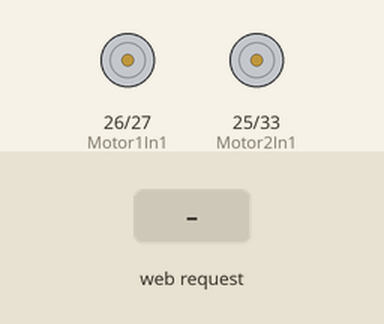
Recording of a program running on a simulated ESP32 board running MicroPython. On the bench: motor-driver pin pairs drawn as motors (green arrow = first pin HIGH = forward, orange = second pin HIGH = backward, longer = more drive, scaled by the enable pin). Inputs (shaded band) come from the test bench. WiFi joins after 1.5 s; what the program prints to the serial console is not drawn.

Above: at 3.2 s.
3.3 s: HTTP request GET /api/forward received
At 4.5 s:
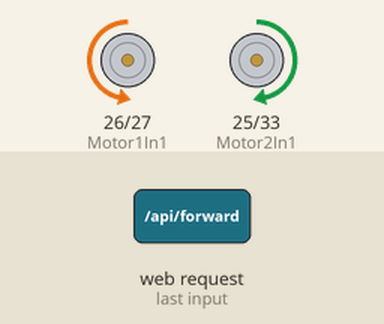
4.8 s: HTTP request GET /api/backward received
At 5.6 s:
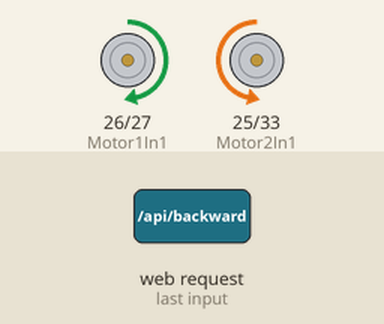
6.3 s: HTTP request GET /api/left received
At 6.7 s:
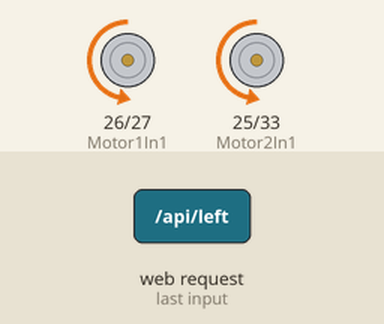
7.8 s: HTTP request GET /api/right received
At 9.1 s:
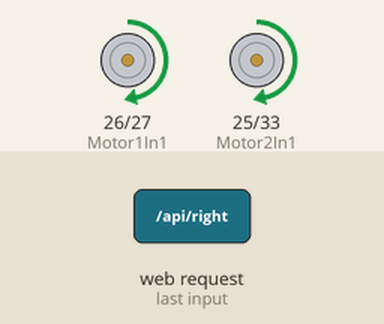
Timing chart, 0 to 10.3 s (numbered marks = the images above; inputs shaded):
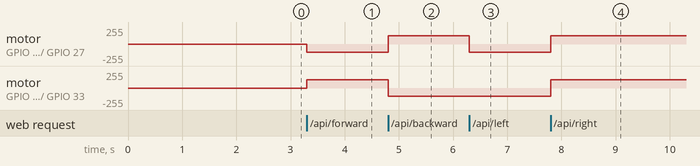

Measured:
- after the input at 3.3 s, motor on GPIO 26 (Motor1In1) / GPIO 27 (Motor1In2): stopped → backward 125/255 at once; motor on GPIO 25 (Motor2In1) / GPIO 33 (Motor2In2): stopped → forward 125/255 at once
- after the input at 4.8 s, motor on GPIO 26 (Motor1In1) / GPIO 27 (Motor1In2): backward 125/255 → forward 125/255 at once; motor on GPIO 25 (Motor2In1) / GPIO 33 (Motor2In2): forward 125/255 → backward 125/255 at once
- after the input at 6.3 s, motor on GPIO 26 (Motor1In1) / GPIO 27 (Motor1In2): forward 125/255 → backward 125/255 at once
- after the input at 7.8 s, motor on GPIO 26 (Motor1In1) / GPIO 27 (Motor1In2), motor on GPIO 25 (Motor2In1) / GPIO 33 (Motor2In2): backward 125/255 → forward 125/255 at once

The program:

go_with_cam.py
```python
import time, socket, network
import machine
from robot_server.config import SSID, PASSWORD
from robot_server.server import start_server

#from robot_server.vision import cam_esp32 as cam
#from robot_server.vision import cam_ip as cam
try:
    import camera
    camera.deinit() # Call this function to make sure camera does not have pre-run garbage
    esp32cam = True
except Exception as e:
     print(' 🛠 Skiping ESP32 Camera setup')
     esp32cam = False
# Change these settings for you specific Wifi
#SSID = 'Guest Slow'
#PASSWORD = 'FleursEtJardin'

cam = None
# Setup Camera - 5 retries or fail
if esp32cam:
    for i in range(5):
        cam = camera.init()

        print(f"📷 Camera ready?: {cam}")
        if cam:
            print("📷 Camera initialized.")
            break
        else:
            time.sleep(2)    # Retry camera.init() in 2 seconds
    if not cam:
        print("📷 Camera setup failed")

    # Camera setup was succesful if cam is True
    if cam:
        camera.framesize(10)     # frame size 800X600 (1.33 espect ratio)
        camera.contrast(2)       # increase contrast
        camera.speffect(2)       # jpeg grayscale

#Connect to network
wifi = network.WLAN(network.STA_IF)
wifi.active(True)
wifi.connect(SSID, PASSWORD)
print('📡 Connecting to Wi-Fi...')
while not wifi.isconnected():
    time.sleep(1)
print(f'⚡ Connected, try: http://{wifi.ifconfig()[0]}:80/')

if cam:
    start_server()
else:
    start_server()
    print(' 🌐 Server started without an ESP32 Camera')

if esp32cam:
    camera.deinit()

machine.reset()
```

config.py
```python
# Change these settings for you specific Wifi
SSID = 'Guest Slow'
PASSWORD = 'FleursEtJardin'
HOSTNAME = 'robot-ctrl'
#SSID = 'Mon Reseau Local'
#PASSWORD = 'maclefcryptee'
```

server.py
```python
import socket
import os
import gc
import time

routes = {}

def route(path):
    def decorator(func):
        routes[path] = func
        return func
    return decorator

# --- TEMPLATE ENGINE (very basic) ---
def render_template(filename, context=None):
    context = context or {}   # If context is None, then not variables are passed to the html page

    try:
        base_dir = "/".join(__file__.split("/")[:-1])
        template_path = "/".join([base_dir, "templates", filename])
        styles_file = "/".join([base_dir, "static", "styles.css"])

        with open(template_path, "r") as f:
            content = f.read()

        with open(styles_file, "r") as f:
            styles = f.read()

        # Special replace for static files in the HTML Template - use {{{ static_styles }}}
        content = content.replace("{{{ static_styles }}}", styles)

        # Loop through contect dictionary to replace all context variable from the HTML template with the str(value) of the key context
        for key, value in context.items():
            content = content.replace("{{ " + key + " }}", str(value))

        return content

    except Exception as e:
        # TODO: Improve response to be a valide HTML File
        return "<h1>Template Error: {}</h1>".format(e)


# --- WEB SERVER LOOP ---
def start_server(port=80):
    from . import routes as route_defs  # Triggers registration of all defined routes
    addr = socket.getaddrinfo('0.0.0.0', port)[0][-1]

    s = socket.socket()
    s.bind(addr)
    s.listen(1)

    server_on = True
    while server_on:
        cl, addr = s.accept()
        print(' 🌐 Client connected from', addr)
        try:
            request = cl.recv(1024)
            request = request.decode('utf-8')
        except Exception as e:
            print(" 🛑 Error: ",e)

        path = "/"
        try:
            line = request.split("\r\n")[0]
            path = line.split(" ")[1]
            path = path.split("?")[0]    # QUESTION: Do we need get parameters?
            print(f" 🛠 Debug path received: {path}")
        except:
            pass # Defaults to /

        if path in routes:
            http_response = routes[path]()  # Call the route handler to get the response (raw data or Header+Body HTTP response)
            cl.sendall(http_response)
        #else:
            #if path == '/exit':
            #    # BYpass the routes feature -> Return control back to web_server calling function
            #    server_on = False
            #    print(" ⛔ Shuting down server")
            #    cl.send("HTTP/1.1 503 Service Unavailable\r\n\r\n <p>&nbsp;&nbsp;</p>Error 503 - Robot controller was shutdown or is unavailable.")
        else:
            print(" 🛑 Error 404 - Page not found")
            cl.send("HTTP/1.1 404 Not Found\r\n\r\n <p>&nbsp;&nbsp;</p>Error 404 - Page Not Found")

        cl.close()    # Flush connection
        del cl        # Freeup memory
        gc.collect()  # Manually launch garbage collection
```

routes.py
```python
from .server import route, render_template
from . import wheels
# import time
import json
# import ubinascii
# import gc

#### Common header for most HTML responses ####
def header_200():
    header  = "HTTP/1.1 200 OK\r\n"
    header += "Content-Type: text/html\r\n"
    header += "Connection: close\r\n"
    header += "\r\n"
    return header

def header_jpeg(payload_size):
    header  = f"HTTP/1.1 200 OK\r\n"
    header += f"Content-Type: image/jpeg\r\n"
    header += f"Content-Length: {payload_size}\r\n"
    header += f"Connection: close\r\n"
    header += f"\r\n"
    # If calling function sends back raw byte image data, must be converted to bytes using .encode()
    return header

def header_json(payload_size):
    header  = f"HTTP/1.1 200 OK\r\n"
    header += f"Content-Type: application/json\r\n"
    header += f"Content-Length: {payload_size}\r\n"
    header += f"Connection: close\r\n"
    header += f"\r\n"

    return header


@route("/")
def index():
    context = {
        "title": "ESP32 Home",
        "heading": "BROTHERS Robot Controller!",
        "message": "Served by a MicroPython ESP32 web server."
    }

    http_header = header_200()
    return http_header + render_template("home.html", context)


#@route("/drive")
#def drive():
#    context = {
#        "title": "ESP32 Drive",
#        "heading": "BROTHERS Robot Controller",
#        "message": "_"
#    }
#    http_header = header_200()
#    return http_header + render_template("drive.html", context)


def default_api_response(msg):
    json_response = {
        "status": "success",
        "code": 200,
        "msg": msg
    }

    payload = json.dumps(json_response)
    http_header = header_json(len(payload))

    return http_header + payload

@route("/api")
def api_stop():
    # Return a web page (using render_template), not a JSON response
    context = {
        "title": "ESP32 Drive",
        "heading": "BROTHERS Robot Controller",
        "message": '<a href="/api/stop">stop</a> | <a href="/api/forward">forward</a> | <a href="/api/backward">backward</a> | <a href="/api/left">left</a> | <a href="/api/right">right</a>'
    }

    http_header = header_200()
    return http_header + render_template("api.html", context)


@route("/api/stop")
def api_stop():
    wheels.stop()
    json_response = default_api_response("STOP")
    return json_response

@route("/api/forward")
def api_stop():
    wheels.forward()
    json_response = default_api_response("FORWARD")
    return json_response

@route("/api/backward")
def api_stop():
    wheels.backward()
    json_response = default_api_response("BACKWARD")
    return json_response

@route("/api/left")
def api_left():
    wheels.left()
    json_response = default_api_response("LEFT TURN")
    return json_response

@route("/api/right")
def api_right():
    wheels.right()
    json_response = default_api_response("RIGHT TURN")
    return json_response
```

wheels.py
```python
from machine import Pin, PWM

frequency = 20                  # frequency of PWM signal to motor
Motor1In1 = Pin(26,Pin.OUT)     # This controls motor direction along with In2
Motor1In2 = Pin(27,Pin.OUT)     # same values on In1 and In2 means stop, different value means forward or backwards
Motor1In1.value(0)
Motor1In2.value(0)

Motor2In1 = Pin(25,Pin.OUT)     # This controls motor direction along with In2
Motor2In2 = Pin(33,Pin.OUT)     # same values on In1 and In2 means stop, different value means forward or backwards
Motor2In1.value(0)
Motor2In2.value(0)

Motor1Speed = PWM(Pin(14), frequency)   # Enable pin on motor controls speed through PWM
Motor2Speed = PWM(Pin(32), frequency)    # Enable pin on motor controls speed through PWM

# Forward default speed = 500
def forward(speedLeft = 500, speedRight = 500):
    Motor1In1.value(0)
    Motor1In2.value(1)
    Motor2In1.value(1)
    Motor2In2.value(0)
    Motor1Speed.duty(speedLeft)
    Motor2Speed.duty(speedRight)

# Backward = reverse the In1 and In2 Pins
def backward(speedLeft = 500, speedRight = 500):
    Motor1In1.value(1)
    Motor1In2.value(0)
    Motor2In1.value(0)
    Motor2In2.value(1)
    Motor1Speed.duty(speedLeft)
    Motor2Speed.duty(speedRight)

def stop():
    Motor1In1.value(0)
    Motor1In2.value(0)
    Motor2In1.value(0)
    Motor2In2.value(0)

def right(speedLeft = 500, speedRight = 500):
    Motor1In1.value(1)   # Left motor goes backward
    Motor1In2.value(0)
    Motor2In1.value(1)   # Right motor goes forward
    Motor2In2.value(0)
    Motor1Speed.duty(speedLeft)
    Motor2Speed.duty(speedRight)

def left(speedLeft = 500, speedRight = 500):
    Motor1In1.value(0)   # Left motor goes forward
    Motor1In2.value(1)
    Motor2In1.value(0)   # Right motor goes backward
    Motor2In2.value(1)
    Motor1Speed.duty(speedLeft)
    Motor2Speed.duty(speedRight)    
```
